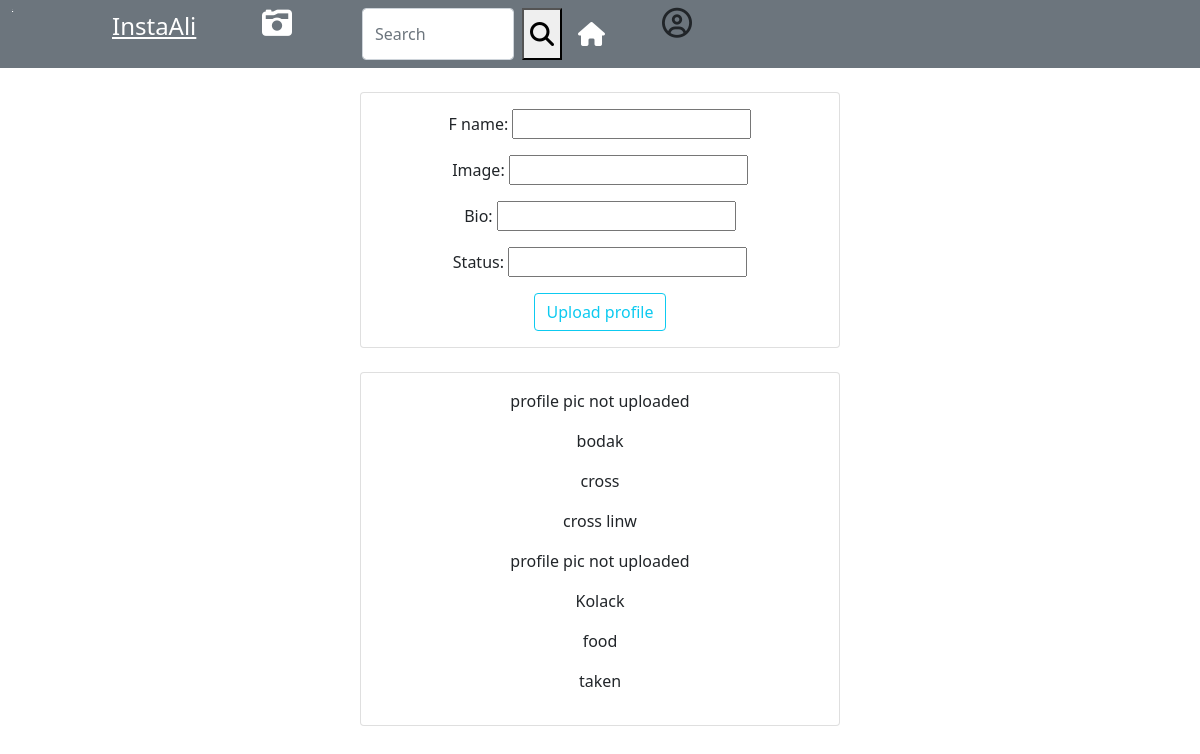
Before: /profile with the older database file.
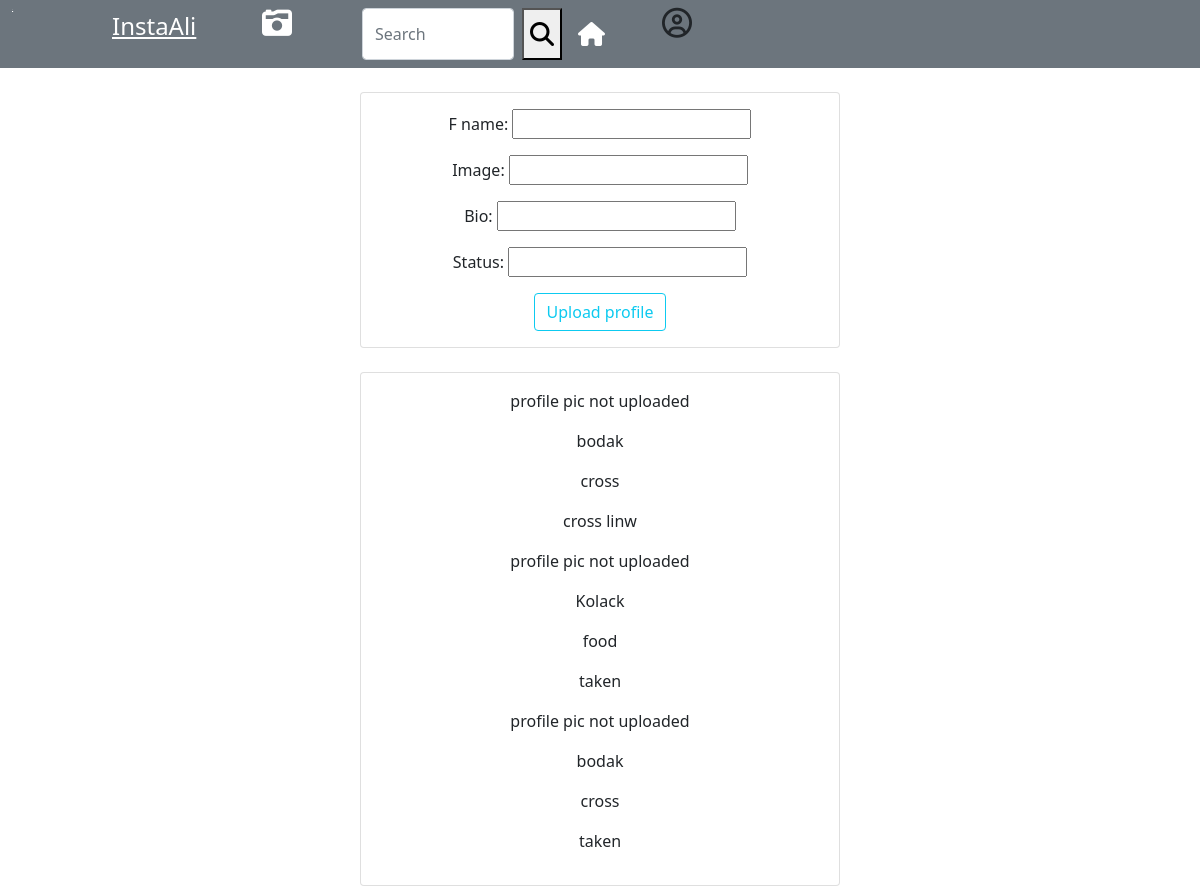
After: the same page with the newer database file.
### insta/models.py (models this page shows, shortened)
class UserDetail(models.Model):
    f_name = models.CharField(max_length=200)
    profile_pic = CloudinaryField('image')
    bio = models.CharField(max_length=200)
    status = models.CharField(max_length=300)

### insta/views.py (the view)
# urls.py: path('profile',views.profile, name='profile'),
def profile(request):
    if request.method == "POST":
        form = UserDetailForm(data=request.POST, files = request.FILES)
        if form.is_valid():
            form.save()
            object = form.instance
            return redirect('profile/profile.html', {"object":object})
    else:
        form = UserDetailForm()
    userdetails = UserDetail.objects.all()
    return render(request, 'profile/profile.html', {"userdetails":userdetails,"form":form})

### insta/forms.py
class UserDetailForm(forms.ModelForm):
    class Meta:
        model = UserDetail
        fields = ('f_name', 'profile_pic', 'bio', 'status',)

### insta/templates/profile/profile.html (shortened to what this page needs)
{% extends 'base.html' %}
{% block content %}
<div class="container">
    <div class="row">
        <div class="col-md-12">
            <br>
            <center>
                <div class="card" style="width: 30rem;">
                    <div class="card-body">
                        <form action="" method="post" enctype="multipart/form-data">
                        {{form.as_p}}
                        <a href="{% url 'profile_page' %}"><button class="btn btn-outline-info" type="submit">Upload profile</button></a>
                        </form>
                    </div>
                </div>
                <br>
                <div class="card"style="width: 30rem;" >
                    <div class="card-body">
                        {% for prof in userdetails %}
                        {% if object%}
                        <img src="{{ object.profile_pic.url}}" alt="image" class="img-thumnail">
                        {% else%}
                        <p>profile pic not uploaded</p>
                        {% endif %}
                        <p>{{prof.f_name}} </p>
                        <p>{{prof.bio}} </p>
                        <p>{{prof.status}} </p>
                        {% endfor %}
                    </div>
                </div>
            </center>
        </div>
    </div>
</div>
{% endblock%}

Changed rows visible on the page:
added UserDetail: f_name "bodak", bio "cross", status "taken"
